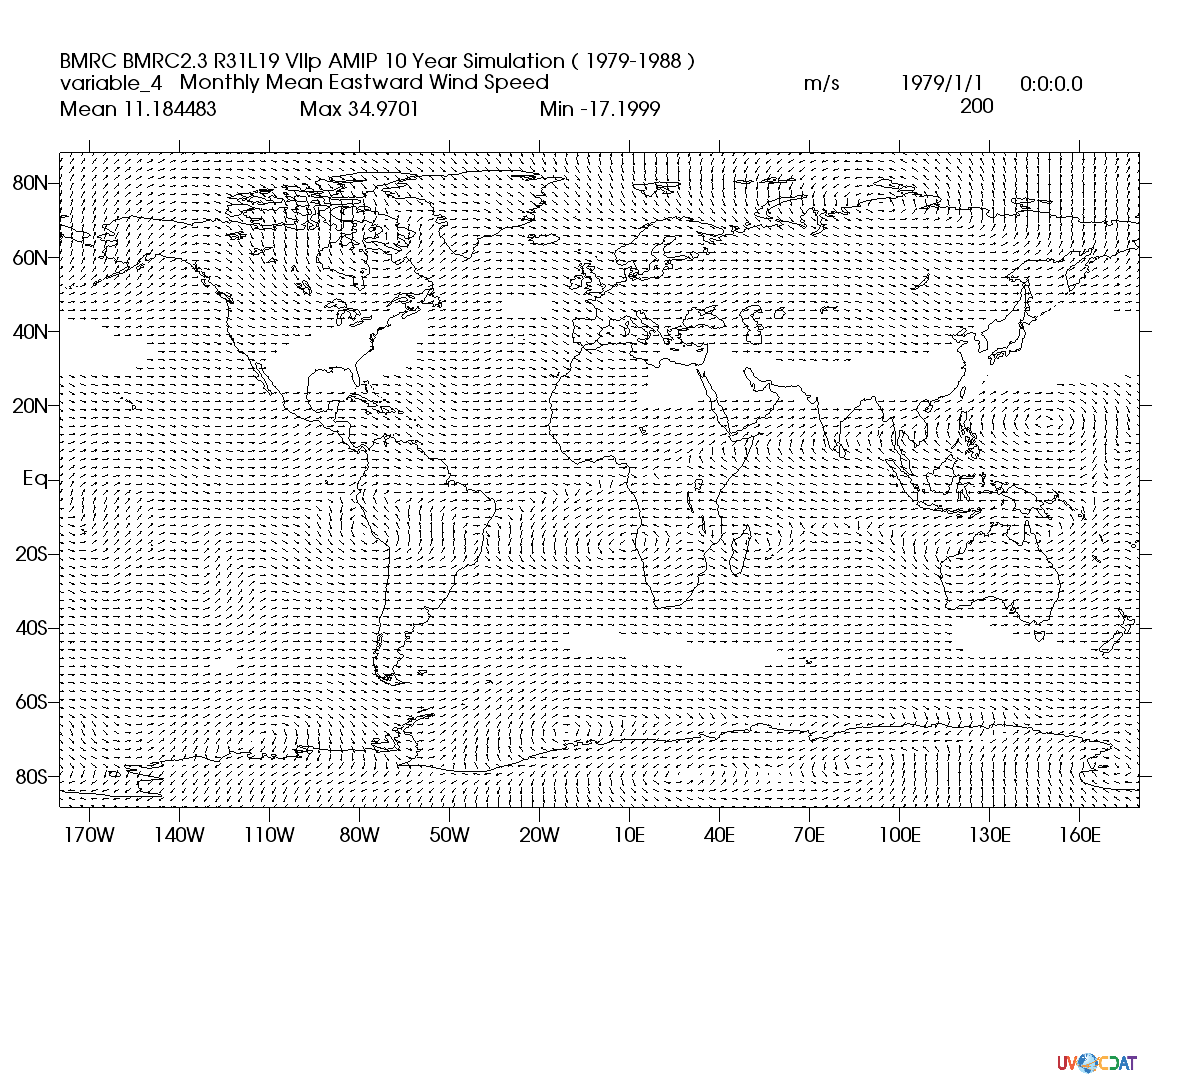

Source code (Python):

import sys, os, argparse
import vcs, cdms2, vtk, MV2, numpy, vcs.vcs.vcs.testing.regression as regression

p = argparse.ArgumentParser(description="Basic gm testing code for vcs")
p.add_argument("--source", dest="src", help="source image file")
p.add_argument("--show", dest="show", action="store_true",help="show plots on screen (no bg)")
p.add_argument("--keep", dest="keep", action="store_true",help="Save image, even if baseline matches.")
p.add_argument("--scale", dest="scale", type=float, help="scale arrows", default=5.)

args = p.parse_args(sys.argv[1:])

if not args.show:
  src = args.src
  pth = os.path.join(os.path.dirname(__file__),"..")
  sys.path.append(pth)

bg = not args.show
x = vcs.init()
x.setantialiasing(0)
x.drawlogooff()
if bg:
  x.setbgoutputdimensions(1200,1091,units="pixels")
x.setcolormap("rainbow")
gm = vcs.createvector()
gm.scale = args.scale
nm_xtra = ""
xtra = {}
import cdms2
import os
f=cdms2.open(os.path.join(vcs.sample_data,"clt.nc"))
u=f("u")
v=f("v")
u=MV2.masked_greater(u,35.)[...,::2,::2]
v=MV2.masked_greater(v,888.)[...,::2,::2]
print u.max(),v.max(),u.min(),v.min()
#x.plot(U)
x.plot(u,v,gm,bg=bg)
ret=0
if args.show:
  pass
  #x.interact()
else:
  fnm = "test_vcs_vectors_missing"
  if args.scale!=5.:
    fnm+="_%.1g" % args.scale
  fnm+=nm_xtra
  x.png(fnm)
  ret = regression.check_result_image(fnm+'.png', src, regression.defaultThreshold, cleanup=not args.keep)
if args.show:
    raw_input("Press Enter")
sys.exit(ret)
